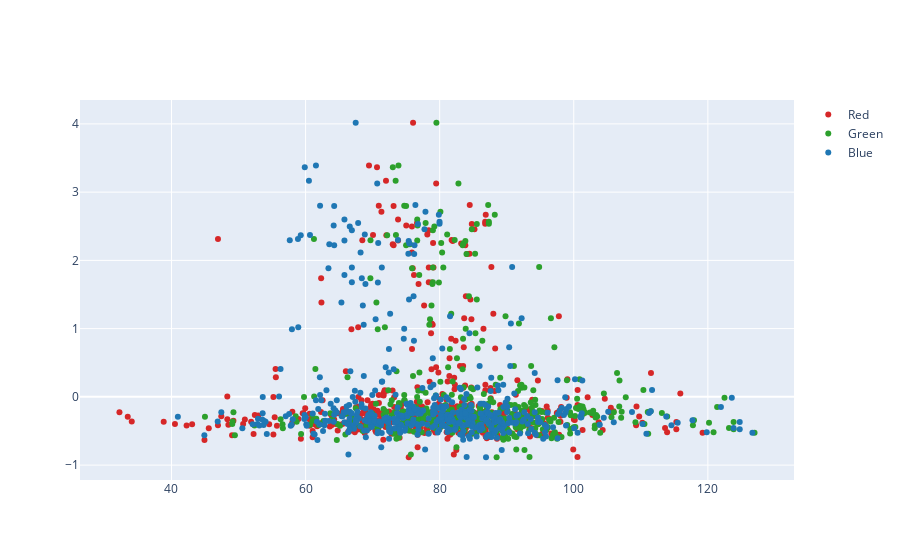

Notebook cell for this chart:
### Markdown cell above
<img src="https://i.ibb.co/VLdrmJ6/plotly-1.png">

### Code cell
import plotly.graph_objects as go

fig = go.Figure()

fig.add_trace(
    go.Scatter(
        x=df_dhs_daylight['R_mean'],
        y=df_dhs_daylight['cluster_wealth_mean'],
        name = 'Red',
        marker_color='#d62728',
        mode='markers'
    )
)

fig.add_trace(
    go.Scatter(
        x=df_dhs_daylight['G_mean'],
        y=df_dhs_daylight['cluster_wealth_mean'],
        name = 'Green',
        marker_color='#2ca02c',
        mode='markers'
    )
)

fig.add_trace(
    go.Scatter(
        x=df_dhs_daylight['B_mean'],
        y=df_dhs_daylight['cluster_wealth_mean'],
        name = 'Blue',
        marker_color='#1f77b4',
        mode='markers'
    )
)

fig.show()

### Figure 1 — Plotly figure (JSON) as saved in the notebook; plotly's stock layout.template omitted (floating-point values rounded to 4 significant figures; data arrays with more than 128 entries replaced by an {"elided": "..."} marker saying what was removed)
{"data": [{"marker": {"color": "#d62728"}, "mode": "markers", "name": "Red", "type": "scatter", "x": {"elided": "492 float values"}, "y": {"elided": "492 float values"}}, {"marker": {"color": "#2ca02c"}, "mode": "markers", "name": "Green", "type": "scatter", "x": {"elided": "492 float values"}, "y": {"elided": "492 float values"}}, {"marker": {"color": "#1f77b4"}, "mode": "markers", "name": "Blue", "type": "scatter", "x": {"elided": "492 float values"}, "y": {"elided": "492 float values"}}], "layout": {}}
